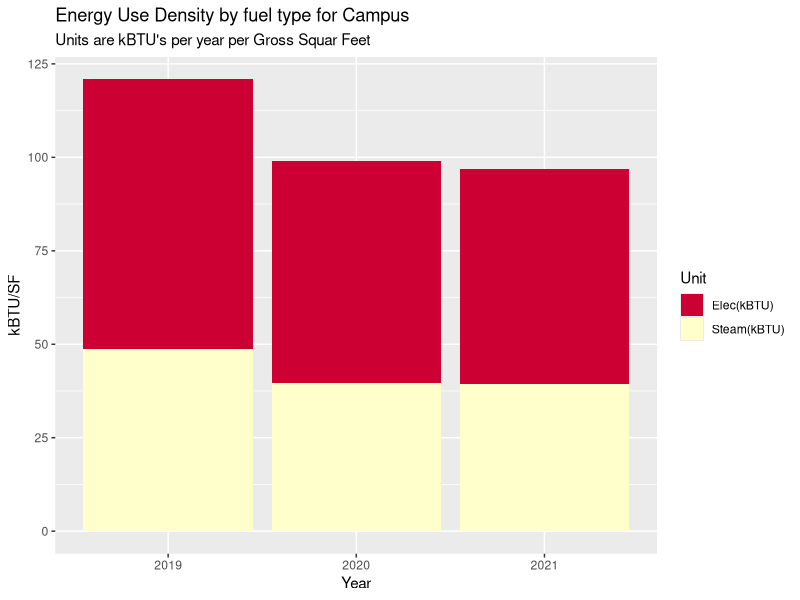
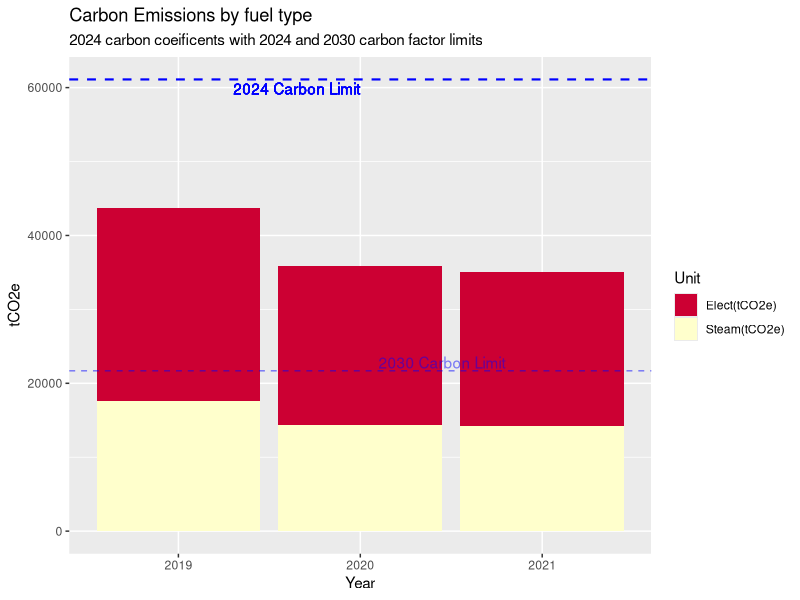
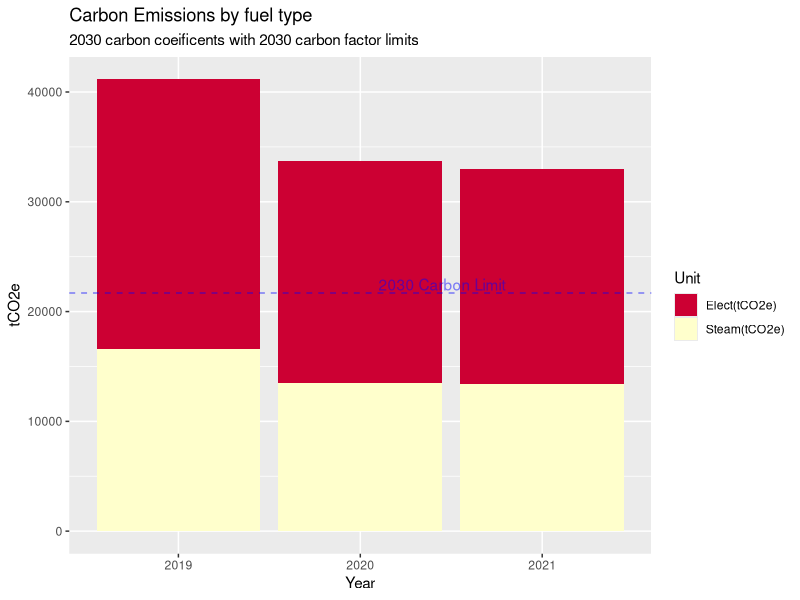
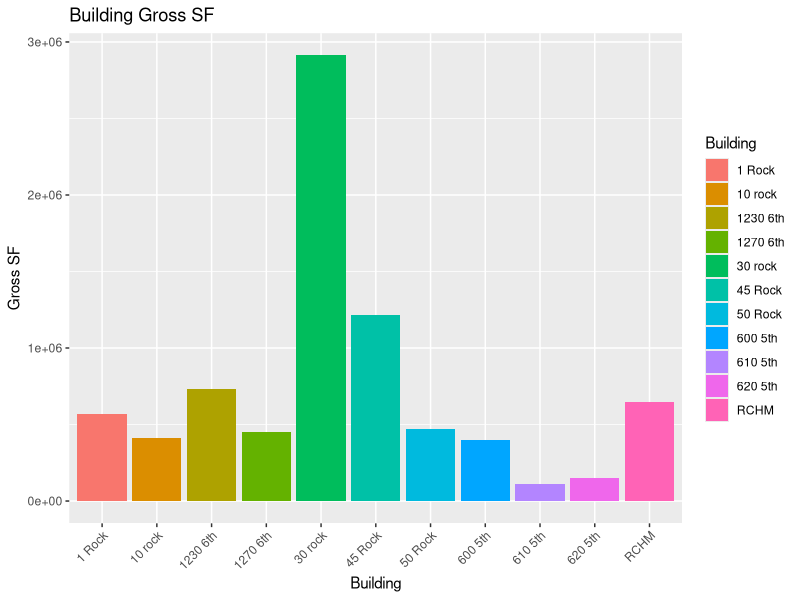
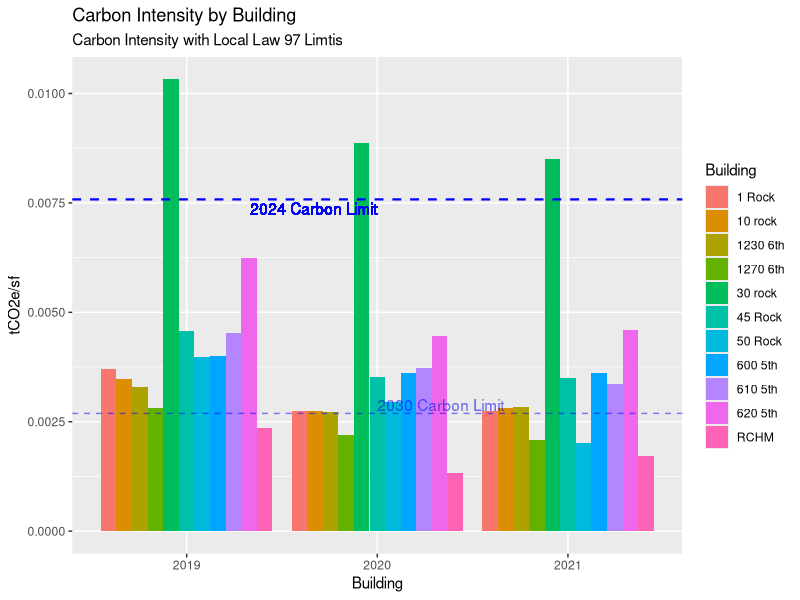

The R script that drew these images, in order: (Note: this script raises an error after producing the figures.)
## ---- chunk 1

# Load packages 
my_packages <- c("tidyverse", "vroom" , "janitor" , "glue" , "tsibble" , "tidytext","lubridate", "fable", "tsibbledata", "ggplot2", "forecast", "tseries", "rio", "zoo", "readxl", "tsibbledata", "knitr", "formattable", "scales", "kable", "kableExtra")   

invisible( lapply(my_packages, require, character.only = TRUE))

#Set up environment 
place <- "Home"  #Where are we working today. 
# place <- "work"

if (place == "Home"){setwd("C:/Users/paulr/Documents/R/RockCenterEnergyAnalysis")} else {setwd("C:/Users/prode/Documents/R/RockCenterEnergyAnalysis")}

if (!file.exists("data")) { dir.create("data")}

rm(place, my_packages ) #Clean up

options(dplyr.summarise.inform = FALSE)  # Suppress textin Knit printout. 



# Read in data


'EGridFactor2030' <- 0.5
'EGridFactor2050' <- 0.1 
'SGridFactor2030' <- 0.94
'SGridFactor2050' <- 0.95
'ElecCF24' <- 0.000288962  #2024 Carbon Value tCO2e/kWh
'SteamCF24' <- 0.00004493 #2024 Carbon Value tCO2e/kBTU
'ElecCF30' <- 0.000288962 * `EGridFactor2030`#2030 Carbon Value
'SteamCF30' <- 0.00004493 * `SGridFactor2030` #2024 Carbon Value
'IntensityLimit24' <- 0.00758 #2024 Limit
'IntensityLimit30' <- 0.002690852 #2030 Limit

#SteamData <- read_excel("data/Energy_Data_for_Net_Zero_Study.xlsx", sheet = "Sheet1", range = #"B2:G11" , col_names = TRUE, na = "NA", col_types = NULL ) %>%  select(-5,-6)

#ElectricData <- read_excel("data/Energy_Data_for_Net_Zero_Study.xlsx", sheet = "Sheet1", range = #"B13:G23" , col_names = TRUE, na = "NA", col_types = NULL ) %>% select(-5,-6)



################################
# New Rules Source Excel Sheet #
RCEnergy_2 <- read_excel("data/LL97 Fines Rock Center - new rules.xlsx", sheet = "LL97 Fines", range = "A3:J14", col_names = TRUE, na = "NA", col_types = NULL)

Utilitydata_2 <- select(RCEnergy_2, "Building", "2019 kwh", "2020 kwh", "2021 kwh", "2019 mlbs", "2020 mlbs", "2021 mlbs", sqft)
colnames(Utilitydata_2) <- c("Building", "2019 kwh", "2020 kwh", "2021 kwh", "2019 mlbs", "2020 mlbs", "2021 mlbs", "Gross Floor Area")

BuildingGSF <- select(Utilitydata_2, Building, 'Gross Floor Area')

################################

#ElectricData %>% filter(Building == '1 Rock' | Building == '600 5th') %>% 
#  select( -Building) %>% 
#  summarise_each(funs(sum)) %>% 
#  mutate(Building = "1 Rock and 600 5th") %>% 
#  select(4,1,2,3) %>% rbind(ElectricData) %>% 
#  filter(Building != '1 Rock' & Building != '600 5th') -> ElectricData
#
#BuildingGSF <- read_excel("data/Energy_Data_for_Net_Zero_Study.xlsx", sheet = "Sheet1", range = #"B28:C39" , col_names = TRUE, na = "NA", col_types = NULL ) %>% 
#  filter(Building != '1 Rock' & Building != '600 5th')
#
#UtilityData <- left_join(ElectricData, SteamData, by="Building") %>% left_join(BuildingGSF, #by="Building")
#UtilityData[is.na(UtilityData)] <- 0


# Adding NBC Electric
#  All_Data <- read_excel("data/LL97 Fines Rock Center.xlsx", sheet = "NBC Energy", range = #"B1:D64" , col_names = TRUE, na = "Not Available", col_types = c("guess", "guess", "numeric") ) #%>% mutate(across(contains('Date'), ymd)) %>% select("Start Date", "kwh")
#colnames(All_Data) <- c("Date",  "kwh")
#All_Data %>% 
#  group_by(year(Date)) %>% 
#  summarise("Elect" = sum(kwh)) -> All_Data
#colnames(All_Data) <- c("Date", "Elect")
#All_Data %>% 
#  filter(Date == 2019 | Date == 2020 | Date == 2021 ) -> All_Data
#UtilityData[4,2] <- UtilityData[4,2] + All_Data[1,2]
#UtilityData[4,3] <- UtilityData[4,3] + All_Data[2,2]
#UtilityData[4,4] <- UtilityData[4,4] + All_Data[3,2]

################################
# Add Utility Data back in here
################################
UtilityData <- Utilitydata_2



#Campus EUI for each year 
UtilityData1 <- UtilityData 
apply(UtilityData1[2:4], 2, function(row) row * 3.4121 ) -> UtilityData1[2:4]
apply(UtilityData1[5:7], 2, function(row) row * 1194) -> UtilityData1[5:7]
UtilityData1 %>% select(`2019 kwh`, `2020 kwh`, `2021 kwh`, `2019 mlbs`, `2020 mlbs`, `2021 mlbs`, `Gross Floor Area`) %>%
summarise_each(funs(sum)) -> UtilityData1
    TotalFlArea <- UtilityData1$`Gross Floor Area`
    UtilityData1 %>% 
      select(-`Gross Floor Area`) %>% 
  gather(key = "Item", value = "Value") -> UtilityData1
  cbind(UtilityData1, str_split_fixed(UtilityData1$Item, " ", n=2)) %>% 
  select(-"Item") -> UtilityData1 
  colnames(UtilityData1)  <-  c("Value", "Year", "Unit") 
  apply(UtilityData1[3], 1, function(x) {ifelse(x == "kwh", "Elec(kBTU)", "Steam(kBTU)")}) -> UtilityData1[3]
  

  # Make an EUI plot with kBTU vales for both  electric and steam  
UtilityData2 <- UtilityData1
apply(UtilityData2[1], 1, function(row) row / TotalFlArea ) -> UtilityData2[1]
UtilityData2 %>% 
  ggplot(aes(x = Year, y = Value, fill = Unit)) +
  geom_bar(stat = "identity", position = "stack") +
  labs( title = "Energy Use Density by fuel type for Campus",
        subtitle = "Units are kBTU's per year per Gross Squar Feet") +
  xlab("Year") +
  ylab("kBTU/SF") +
  scale_fill_manual(values = c("#CC0033", "#FFFFCC"))


 ### Delta's ###
  UtilityData2 %>%
    group_by(Year) %>% 
    summarise("AnnuValues" = sum(Value)) %>% 
    mutate("BaseYear" = max(AnnuValues)) %>% 
    mutate("Delta" = AnnuValues/BaseYear) -> CampusDelta
  CampusDelta[4] <- sapply(CampusDelta[4], function(x) percent(x, accuracy=1))
## ---- chunk 2

#Make a Carbon table in the dataframe UtilityData1
UtilityData3 <- UtilityData1
  apply(UtilityData3[3], 1, function(x) {ifelse(x == "Elec(kBTU)", "Elect(tCO2e)", "Steam(tCO2e)")}) -> UtilityData3[3]
  
  
  UtilityData3 %>% 
  mutate(Carbon = ifelse(Unit == "Elec(kBTU)", Value * ElecCF24 / 3.4121, Value * SteamCF24)) %>% ggplot(aes(x = Year, y = Carbon, fill = Unit)) +
  geom_bar(stat = "identity", position = "stack") +
  labs( title = "Carbon Emissions by fuel type",
        subtitle = "2024 carbon coeificents with 2024 and 2030 carbon factor limits") +
  labs(x = "Year", y = "tCO2e") +
  #guides(fill = FALSE) +
  geom_hline(aes(yintercept = TotalFlArea * IntensityLimit24), color = "blue", linetype = "dashed", size = 0.75) +
  geom_text(aes(x = 2, y = TotalFlArea * IntensityLimit24, label = "2024 Carbon Limit"), hjust = 1, vjust = 1.25 , color = "blue") +
  geom_hline(aes(yintercept = TotalFlArea * IntensityLimit30), linetype = "dashed", color = "blue", size = 0.5, alpha = 0.5) +
  geom_text(aes(x = 2.1, y = TotalFlArea * IntensityLimit30, label = "2030 Carbon Limit", alpha = 0.1), hjust = 0, vjust = -.2 , color = "blue", alpha = 0.1) +
  scale_fill_manual(values = c("#CC0033", "#FFFFCC"))
  
## ---- chunk 3

#Make a Carbon table in the dataframe UtilityData1
UtilityData4 <- UtilityData1
  apply(UtilityData4[3], 1, function(x) {ifelse(x == "Elec(kBTU)", "Elect(tCO2e)", "Steam(tCO2e)")}) -> UtilityData4[3]
  
  
  UtilityData4 %>% 
  mutate(Carbon = ifelse(Unit == "Elec(kBTU)", Value * ElecCF30 / 3.4121, Value * SteamCF30)) %>% ggplot(aes(x = Year, y = Carbon, fill = Unit)) +
  geom_bar(stat = "identity", position = "stack") +
  labs( title = "Carbon Emissions by fuel type",
        subtitle = "2030 carbon coeificents with 2030 carbon factor limits") +
  labs(x = "Year", y = "tCO2e") +
  #guides(fill = FALSE) +
  geom_hline(aes(yintercept = TotalFlArea * IntensityLimit30), linetype = "dashed", color = "blue", size = 0.5, alpha = 0.5) +
  geom_text(aes(x = 2.1, y = TotalFlArea * IntensityLimit30, label = "2030 Carbon Limit", alpha = 0.1), hjust = 0, vjust = -.2 , color = "blue", alpha = 0.1) +
  scale_fill_manual(values = c("#CC0033", "#FFFFCC"))
  
## ---- chunk 4

#Plot Carbon Intensities versus LL97 Limits 
UtilityData1 <- UtilityData 
#apply(UtilityData1[2:4], 2, function(row) row * 3.4121 ) -> UtilityData1[2:4]
apply(UtilityData1[5:7], 2, function(row) row * 1194) -> UtilityData1[5:7]
UtilityData1[2:7]/UtilityData1$`Gross Floor Area` -> UtilityData1[2:7]
colnames(UtilityData1) <- c("Building", "2019 kwh", "2020 kwh", "2021 kwh", "2019 kBTUs", "2020 kBTUs", "2021 kBTUs", "Gross Floor Area")

UtilityData1 %>% select("Building", "2019 kwh", "2020 kwh", "2021 kwh", "2019 kBTUs", "2020 kBTUs", "2021 kBTUs") -> UtilityData1

UtilityData1 %>% 
  gather(key = "Item", value = "Value", -"Building") -> UtilityData1
  cbind(UtilityData1, str_split_fixed(UtilityData1$Item, " ", n=2)) %>% 
  select(-"Item") -> UtilityData1 
  colnames(UtilityData1)  <-  c("Building", "Value", "Year", "Unit") 
  UtilityData1 %>% 
    mutate("Carbon/SF" = ifelse(Unit == "kwh", Value * ElecCF24, Value * SteamCF24)) %>% 
    select(Building, Year, Unit, `Carbon/SF`) %>% 
    mutate("Carbon" = "tCO2e") -> UtilityData1
  
  UtilityData %>%   
ggplot(aes(x = Building, y = `Gross Floor Area`, fill = Building)) +
  geom_bar(stat = "identity", position = "dodge") +
  labs( title = "Building Gross SF") +
  labs(x = "Building", y = "Gross SF") +
  theme(axis.text.x = element_text (angle = 45, vjust = 1, hjust=1)) 


UtilityData1 %>%   
ggplot(aes(x = Year, y = `Carbon/SF`, fill = Building, group = Building)) +
  geom_bar(stat = "identity", position = "dodge") +
  labs( title = "Carbon Intensity by Building",
        subtitle = "Carbon Intensity with Local Law 97 Limtis") +
  labs(x = "Building", y = "tCO2e/sf") +
  geom_hline(aes(yintercept = IntensityLimit24), color = "blue", linetype = "dashed", size = 0.75) +
  geom_text(aes(x = 2, y = IntensityLimit24, label = "2024 Carbon Limit"), hjust = 1, vjust = 1.25 , color = "blue") +
  geom_hline(aes(yintercept = IntensityLimit30), linetype = "dashed", color = "blue", size = 0.5, alpha = 0.5) +
  geom_text(aes(x = 2, y = IntensityLimit30, label = "2030 Carbon Limit"), hjust = 0, vjust = -.2 , color = "blue", alpha = 0.01) 
  

CarbonLimits <- data.frame(Year = 2019:2021, IntensityLimit24 = 0.00758, IntensityLimit30 = 0.002690852)
CarbonLimits$Year <- as.character(CarbonLimits$Year)
## ---- chunk 5


###### Making table for penalties ######
UtilityData1 %>% 
  left_join(BuildingGSF) %>%   # ######### -------> need to make a BuildingGSF object
  left_join(CarbonLimits) %>%  # ######### -------> need to make a CarbonLimits object
  mutate('tCO2e' = IntensityLimit24 - `Carbon/SF`) -> UtilityDataT

UtilityDataT %>% 
  mutate("Penality" = ifelse(tCO2e > 0, 0, (268 * tCO2e * UtilityDataT$`Gross Floor Area`))) -> UtilityDataT

UtilityDataT %>% 
  filter(Year == 2019) %>% 
  select(-Year, -Unit, -Carbon, -IntensityLimit30, -IntensityLimit24) %>% 
  group_by(Building) %>% 
  summarise( "CarbonPSF" = sum(`Carbon/SF`), "tCO2e" = sum(`tCO2e`), "Penalty" = sum(Penality))  -> UtilityDataT2

UtilityDataT2$Penalty <- format(UtilityDataT2$Penalty,format = "f",  decimal.mark = ",",digits = 0, big.mark = ",", small.mark = ",")


# Table 
UtilityDataT2 %>% 
  adorn_totals(where = "row", fill = "-", na.rm = TRUE, name = "Total") %>% 
kable( format = "html", col.names = c("Building", "Carbon/GSF", "Total Carbon", "Net Penanity"), align = "lllc", caption = "<center><strong><strong>Penality Tabulation</strong></strong></center>", digits = getOption("digits"), booktabs = T ) %>% 
kable_styling(bootstrap_options = "striped",full_width = F) %>% 
 column_spec(4, bold = TRUE, border_right = TRUE, color = "black", background = "lightgrey")



## ---- chunk 6

#1 Electric kWh
ElectricData %>% select(Building, `2019 kwh`, `2020 kwh`, `2021 kwh`) %>% 
  gather(key = "Item", value = "Value", -Building) %>%
  ggplot(aes(x = Building, y = Value, fill = Item, group = Item)) +
  labs( title = "Annual Electric by Building",
        subtitle = "2019 and Covid years", x = "Building", y = "kWh") +
  theme(axis.text.x = element_text (angle = 45, vjust = 1, hjust=1)) +
  geom_bar(stat = "identity", position = "dodge")
## ---- chunk 7
#2 Electric kWh per GSF 
UtilityData1 <- UtilityData
apply(UtilityData1[2:7], 2, function(row) row / UtilityData1$`Gross Floor Area`) -> UtilityData1[2:7]
UtilityData1 %>% select(Building, `2019 kwh`, `2020 kwh`, `2021 kwh`) %>% 
  gather(key = "Item", value = "Value", -Building) %>% 
  ggplot(aes(x = Building, y = Value, fill = Item, group = Item)) +
  labs( title = "Annual Electric per Gross Squar Foot by Building",
        subtitle = "2019 and Covid years", x = "Building", y = "kWh/GSF") +
  theme(axis.text.x = element_text (angle = 45, vjust = 1, hjust=1)) +
  geom_bar(stat = "identity", position = "dodge")
## ---- chunk 8

#3 percent kWh reductions relative to 2019 
UtilityData1 <- UtilityData
apply(UtilityData1[2:7], 2, function(row) row / UtilityData1$`Gross Floor Area`) -> UtilityData1[2:7]
apply(UtilityData1[2:4], 2, function(row) row / UtilityData1$`2019 kwh`) -> UtilityData1[2:4]
UtilityData1 %>% select(Building, `2019 kwh`, `2020 kwh`, `2021 kwh`) %>% 
  gather(key = "Item", value = "Value", -Building) %>% 
  ggplot(aes(x = Building, y = Value, fill = Item, group = Item)) + 
  labs( title = "Percent of 2019 Electrical Consumption by Building",
        subtitle = "2019 Electric versys Covid years", x = "Building", y = "kWh/GSF % of 2019") +
  theme(axis.text.x = element_text (angle = 45, vjust = 1, hjust=1)) +
  geom_bar(stat = "identity", position = "dodge")
## ---- chunk 9
# 4 Steam mlb 
SteamData %>% select(Building, `2019 mlbs`, `2020 mlbs`, `2021 mlbs`) %>% 
  gather(key = "Item", value = "Value", -Building) %>%
  ggplot(aes(x = Building, y = Value, fill = Item, group = Item)) +
  labs( title = "Steam Comsumption ",
        subtitle = "Steam comsumption in mLB per year and building", x = "Building", y = "Mlb") +
  theme(axis.text.x = element_text (angle = 45, vjust = 1, hjust=1)) +
  geom_bar(stat = "identity", position = "dodge")

## ---- chunk 10

#5 steam mlb per gsf 
UtilityData1 <- UtilityData
apply(UtilityData1[2:7], 2, function(row) row / UtilityData1$`Gross Floor Area`) -> UtilityData1[2:7]
UtilityData1 %>% select(Building, `2019 mlbs`, `2020 mlbs`, `2021 mlbs`) %>% 
  gather(key = "Item", value = "Value", -Building) %>% 
  ggplot(aes(x = Building, y = Value, fill = Item, group = Item)) +
  labs( title = "Steam Comsumption per GSF ",
        subtitle = "Steam comsumption in mLB per GSF year and building", x = "Building", y = "Mlb/GSF") +
  theme(axis.text.x = element_text (angle = 45, vjust = 1, hjust=1)) +
  geom_bar(stat = "identity", position = "dodge")
  
## ---- chunk 11

#6 percent down from 2019
UtilityData1 <- UtilityData
apply(UtilityData1[2:7], 2, function(row) row / UtilityData1$`Gross Floor Area`) -> UtilityData1[2:7]
apply(UtilityData1[5:7], 2, function(row) row / UtilityData1$`2019 mlbs`) -> UtilityData1[5:7]
UtilityData1 %>% select(Building, `2019 mlbs`, `2020 mlbs`, `2021 mlbs`) %>% 
  gather(key = "Item", value = "Value", -Building) %>% 
  ggplot(aes(x = Building, y = Value, fill = Item, group = Item)) +
  labs( title = "Percent of 2019 Steam Consumption by Building ",
        subtitle = "2019 Steam versys Covid years", x = "Building", y = "Mlb/GSF % of 2019") +
  theme(axis.text.x = element_text (angle = 45, vjust = 1, hjust=1)) +
  geom_bar(stat = "identity", position = "dodge")

## ---- chunk 12


EPA_data <- read_excel("data/EPA_Annual_Energy_Use_By_Meter.xlsx", range = "A6:BB155" , col_names = FALSE, na = "NA", col_types = NULL )

EPA_data <- read_excel("data/EPA_Annual_Energy_Use_By_Meter.xlsx", skip = 4)




Turnstile_data <- read.csv("data/RC_Occunpancy_Data_Details_data.csv") %>% 
  select(Property, Date, Total.Entrants)

Turnstile_data$Date <- mdy(Turnstile_data$Date)

Turnstile_data %>%   
group_by(Property, "Year" = year(Date)) %>%  #"Month" = month(Date)) %>% 
  summarise(Population = sum(Total.Entrants)) -> Turnstile_data1
Turnstile_data1$Year <- as.factor(Turnstile_data1$Year)

Turnstile_data1 %>% 
  ggplot(aes(x = Property, y = Population, group = Year, fill = Year)) +
   labs( title = "Turnstyle Counts by Month",
        subtitle = "Morning Counts", x = "Building", y = "Entrants") +
  theme(axis.text.x = element_text (angle = 45, vjust = 1, hjust=1)) +
  geom_bar(stat = "identity", position = "dodge")
  




Turnstile_data %>%   
group_by("Year" = year(Date)) %>%   
  summarise(Population = sum(Total.Entrants)) -> Turnstile_data2
Turnstile_data2$Year <- as.factor(Turnstile_data2$Year)


  
